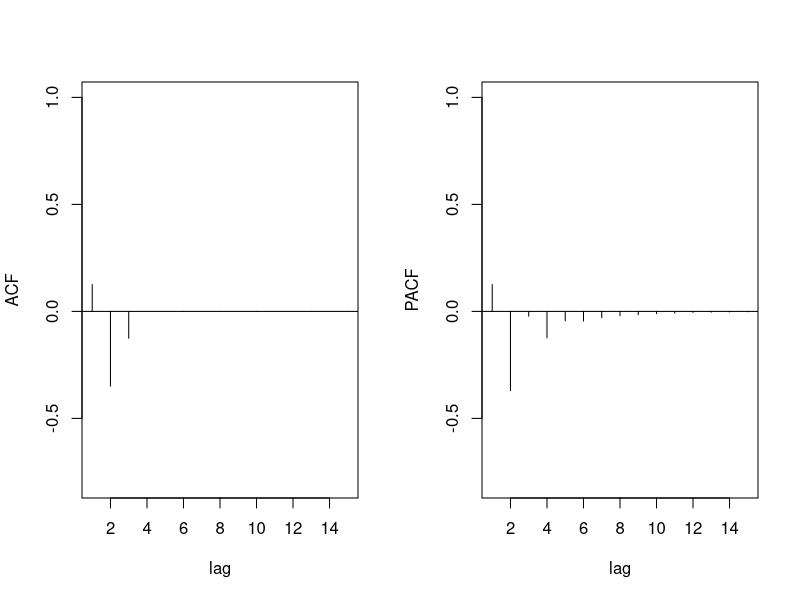
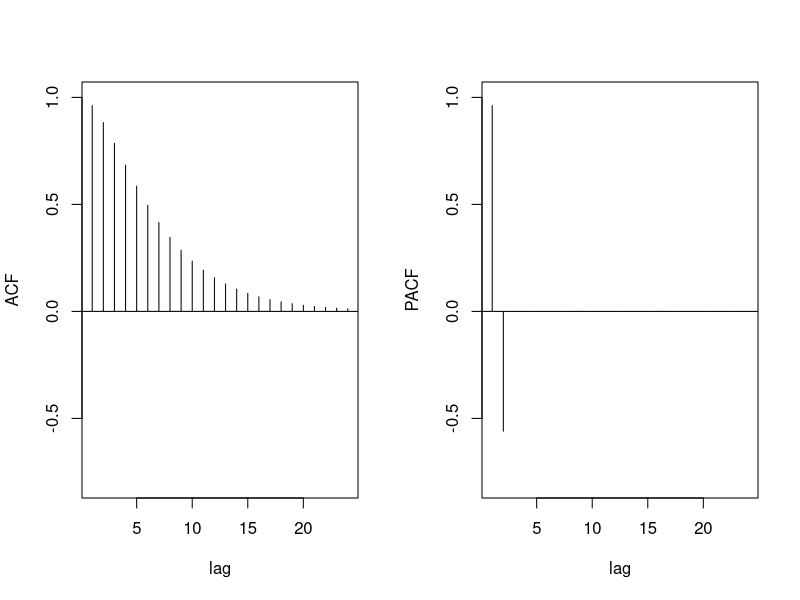
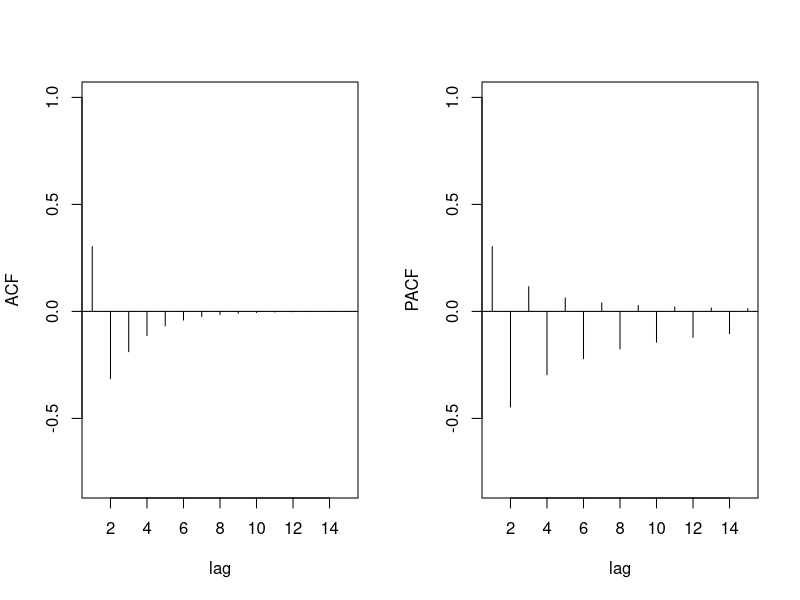

Write R code to recreate these figures, in order.
## ---- chunk 1
ACF = ARMAacf(ar=0, ma=c(-0.55,-1, -0.3), 15)[-1] #ACF with coefficients of the model
PACF = ARMAacf(ar=0, ma=c(-0.55,-1, -0.3), 15, pacf=TRUE) #PACF with coefficients of the model
par(mfrow=c(1,2))
plot(ACF, type="h", xlab="lag", ylim=c(-.8,1)); abline(h=0)
plot(PACF, type="h", xlab="lag", ylim=c(-.8,1)); abline(h=0)
## ---- chunk 2
ACF = ARMAacf(ar=c(1.5,-0.56), ma=0, 24)[-1] #ACF with coefficients of the model
PACF = ARMAacf(ar=c(1.5,-0.56), ma=0, 24, pacf=TRUE) #PACF with coefficients of the model
par(mfrow=c(1,2))
plot(ACF, type="h", xlab="lag", ylim=c(-.8,1)); abline(h=0)
plot(PACF, type="h", xlab="lag", ylim=c(-.8,1)); abline(h=0)
## ---- chunk 3
ACF = ARMAacf(ar=c(0.6), ma =c(0, -0.9), 15)[-1] #ACF with coefficients of the model
PACF = ARMAacf(ar=c(0.6), ma=c(0,-0.9), 15, pacf=TRUE) #PACF with coefficients of the model
par(mfrow=c(1,2))
plot(ACF, type="h", xlab="lag", ylim=c(-.8,1)); abline(h=0)
plot(PACF, type="h", xlab="lag", ylim=c(-.8,1)); abline(h=0)
